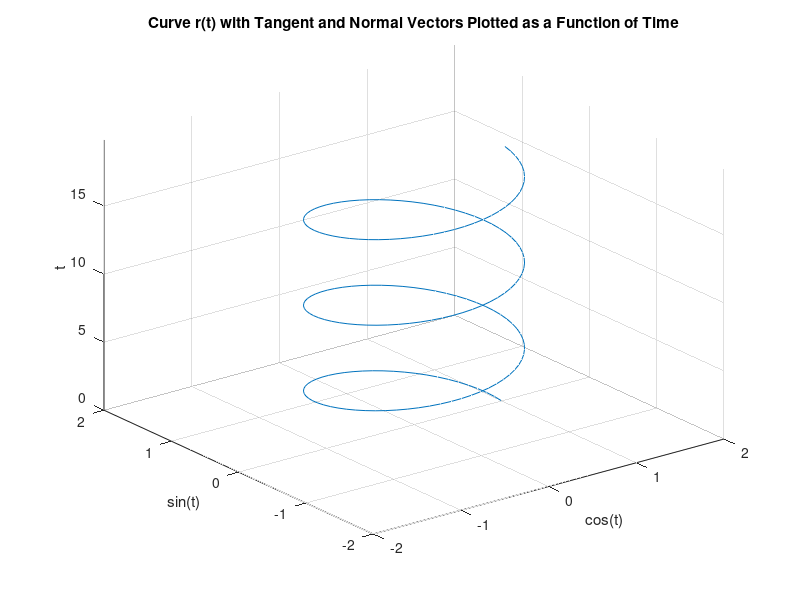

MATLAB code for this plot: (Note: this script raises an error after producing the figure.)
%% This code animates the tangent vectors and normal vectors of each point on a curve r(t) defined by bounds of t along with a step size. r(t) is a curve defined parametrically with r(t)=<x(t),y(t),z(t)>
%This example we will be using a curve defined as r(t) = <cos(t),sin(t),t>,
%with 0<t<6pi and a step size of 0.1
clear
close all;

%Initialize the curve, bounds of t, and step size
lowerBound = 0;
upperBound = 6*pi;
stepSize = 0.1;
t = lowerBound:stepSize:upperBound;
x = cos(t);
y = sin(t);
z = t;

%Plot the curve in the R^3 space.
rt = plot3(x,y,z,LineWidth = 3, Color = "k");

%Specify graph properties: title, labels, and axes
title("Curve r(t) with Tangent and Normal Vectors Plotted as a Function of Time")
xlabel('cos(t)');
ylabel('sin(t)'); 
zlabel('t');

grid on;
axis([-2 2 -2 2 lowerBound upperBound+1]);

%Hold on to make everything graph on the same figure
hold on

%A for loop that iterates through all values of t with the specified step size in order to graph each tangent &
%normal vector for r(t)
for i = t
    %Plot the tangent vector in red
    tn = quiver3(cos(i),sin(i),i,(sqrt(2)*-sin(i))/2,(sqrt(2)*cos(i))/2,sqrt(2)/2,Linewidth = 1, Color = [0.6350 0.0780 0.1840]);
    %Plot the normal vector in green
    n = quiver3(cos(i),sin(i),i,-cos(i),-sin(i),0,Linewidth = 1, Color = [0.4660 0.6740 0.1880]);
    %Add a legend, with r(t), tangent vector (T(t)), and normal vector (N(t)) assigned to
    %their specified colors
    legend([rt,tn,n],["r(t)","T(t)","N(t)"]);
    %Animate the plot with getframe, assigning it to a structure F
    F = getframe;
end
